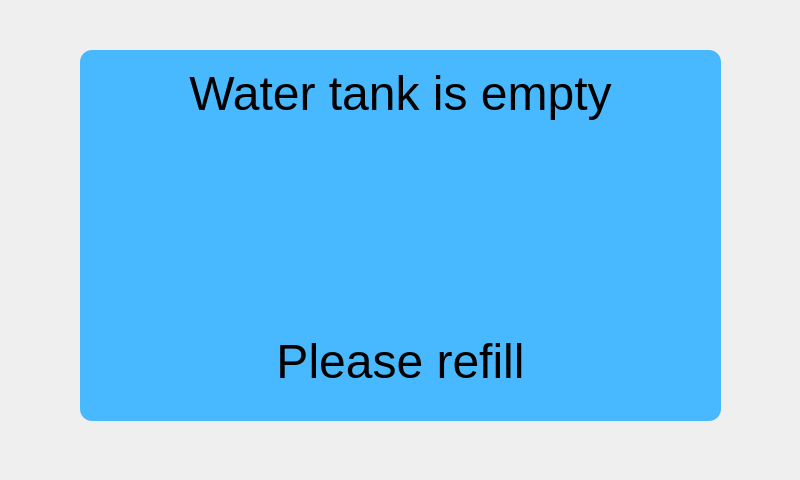
<?xml version="1.0" encoding="UTF-8"?>
<ui version="4.0">
 <class>MainWindow</class>
 <widget class="QMainWindow" name="MainWindow">
  <property name="enabled">
   <bool>true</bool>
  </property>
  <property name="geometry">
   <rect>
    <x>0</x>
    <y>0</y>
    <width>800</width>
    <height>480</height>
   </rect>
  </property>
  <property name="cursor">
   <cursorShape>ArrowCursor</cursorShape>
  </property>
  <property name="windowTitle">
   <string>MainWindow</string>
  </property>
  <widget class="QWidget" name="centralwidget">
   <widget class="QStackedWidget" name="stackedWidget">
    <property name="geometry">
     <rect>
      <x>0</x>
      <y>0</y>
      <width>800</width>
      <height>480</height>
     </rect>
    </property>
    <property name="currentIndex">
     <number>1</number>
    </property>
    <widget class="GetUid" name="get_uid_widget"/>
    <widget class="QWidget" name="water_alert_widget">
     <widget class="QTextEdit" name="textEdit">
      <property name="geometry">
       <rect>
        <x>80</x>
        <y>50</y>
        <width>641</width>
        <height>371</height>
       </rect>
      </property>
      <property name="styleSheet">
       <string notr="true">background-color: #48b9ff;
border-radius: 12px;
padding-top: 12px;</string>
      </property>
      <property name="verticalScrollBarPolicy">
       <enum>Qt::ScrollBarAlwaysOff</enum>
      </property>
      <property name="horizontalScrollBarPolicy">
       <enum>Qt::ScrollBarAlwaysOff</enum>
      </property>
      <property name="undoRedoEnabled">
       <bool>false</bool>
      </property>
      <property name="html">
       <string>&lt;!DOCTYPE HTML PUBLIC &quot;-//W3C//DTD HTML 4.0//EN&quot; &quot;http://www.w3.org/TR/REC-html40/strict.dtd&quot;&gt;
&lt;html&gt;&lt;head&gt;&lt;meta name=&quot;qrichtext&quot; content=&quot;1&quot; /&gt;&lt;style type=&quot;text/css&quot;&gt;
p, li { white-space: pre-wrap; }
&lt;/style&gt;&lt;/head&gt;&lt;body style=&quot; font-family:'Ubuntu'; font-size:11pt; font-weight:400; font-style:normal;&quot;&gt;
&lt;p align=&quot;center&quot; style=&quot; margin-top:12px; margin-bottom:12px; margin-left:0px; margin-right:0px; -qt-block-indent:0; text-indent:0px;&quot;&gt;&lt;span style=&quot; font-size:36pt;&quot;&gt;Water tank is empty&lt;/span&gt;&lt;/p&gt;
&lt;p align=&quot;center&quot; style=&quot;-qt-paragraph-type:empty; margin-top:12px; margin-bottom:12px; margin-left:0px; margin-right:0px; -qt-block-indent:0; text-indent:0px; font-size:36pt;&quot;&gt;&lt;br /&gt;&lt;/p&gt;
&lt;p align=&quot;center&quot; style=&quot;-qt-paragraph-type:empty; margin-top:12px; margin-bottom:12px; margin-left:0px; margin-right:0px; -qt-block-indent:0; text-indent:0px; font-size:36pt;&quot;&gt;&lt;br /&gt;&lt;/p&gt;
&lt;p align=&quot;center&quot; style=&quot;-qt-paragraph-type:empty; margin-top:12px; margin-bottom:12px; margin-left:0px; margin-right:0px; -qt-block-indent:0; text-indent:0px; font-size:36pt;&quot;&gt;&lt;br /&gt;&lt;/p&gt;
&lt;p align=&quot;center&quot; style=&quot; margin-top:12px; margin-bottom:12px; margin-left:0px; margin-right:0px; -qt-block-indent:0; text-indent:0px;&quot;&gt;&lt;span style=&quot; font-size:36pt;&quot;&gt;Please refill&lt;/span&gt;&lt;/p&gt;&lt;/body&gt;&lt;/html&gt;</string>
      </property>
      <property name="textInteractionFlags">
       <set>Qt::NoTextInteraction</set>
      </property>
     </widget>
     <widget class="QLabel" name="label">
      <property name="geometry">
       <rect>
        <x>300</x>
        <y>150</y>
        <width>211</width>
        <height>151</height>
       </rect>
      </property>
      <property name="text">
       <string/>
      </property>
      <property name="pixmap">
       <pixmap>res/ink-cartridge.svg</pixmap>
      </property>
      <property name="scaledContents">
       <bool>true</bool>
      </property>
     </widget>
    </widget>
    <widget class="GotUser" name="got_user_widget"/>
    <widget class="UnregisteredUid" name="unregistered_uid_widget"/>
    <widget class="AdminLogin" name="admin_login_widget"/>
    <widget class="Admin" name="admin_widget"/>
   </widget>
  </widget>
 </widget>
 <customwidgets>
  <customwidget>
   <class>AdminLogin</class>
   <extends>QWidget</extends>
   <header>gui/admin_login.h</header>
   <container>1</container>
  </customwidget>
  <customwidget>
   <class>Admin</class>
   <extends>QWidget</extends>
   <header>gui/admin.h</header>
   <container>1</container>
  </customwidget>
  <customwidget>
   <class>GotUser</class>
   <extends>QWidget</extends>
   <header>gui/got_user.h</header>
   <container>1</container>
  </customwidget>
  <customwidget>
   <class>GetUid</class>
   <extends>QWidget</extends>
   <header>gui/get_uid.h</header>
   <container>1</container>
  </customwidget>
  <customwidget>
   <class>UnregisteredUid</class>
   <extends>QWidget</extends>
   <header>gui/unregistered_uid.h</header>
   <container>1</container>
  </customwidget>
 </customwidgets>
 <resources/>
 <connections/>
</ui>
